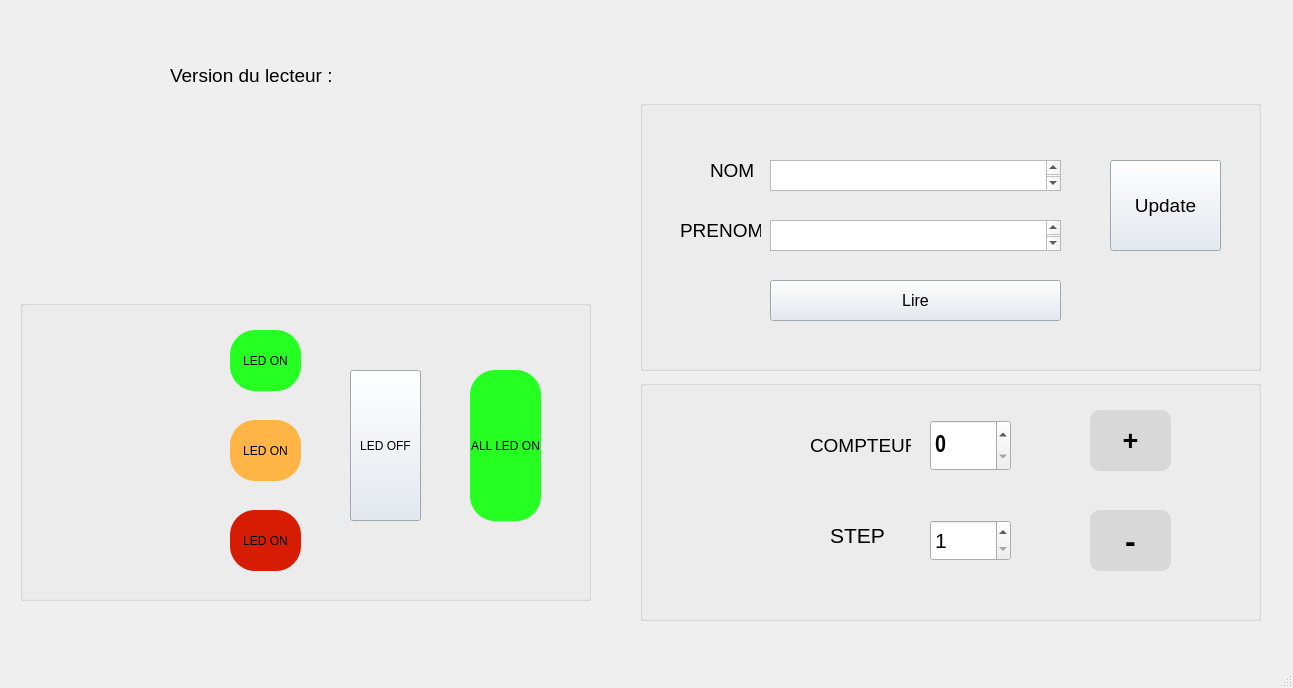
<?xml version="1.0" encoding="UTF-8"?>
<ui version="4.0">
 <class>MainWindow</class>
 <widget class="QMainWindow" name="MainWindow">
  <property name="geometry">
   <rect>
    <x>0</x>
    <y>0</y>
    <width>1293</width>
    <height>688</height>
   </rect>
  </property>
  <property name="windowTitle">
   <string>MainWindow</string>
  </property>
  <widget class="QWidget" name="centralwidget">
   <widget class="QPushButton" name="btn_connect">
    <property name="geometry">
     <rect>
      <x>170</x>
      <y>150</y>
      <width>181</width>
      <height>141</height>
     </rect>
    </property>
    <property name="styleSheet">
     <string notr="true">#btn_connect{
background-color: transparent;
border-image: url(:off.png);
background: none;
border: none;
background-repeat: none;
}</string>
    </property>
    <property name="text">
     <string/>
    </property>
   </widget>
   <widget class="QPushButton" name="btn_quitter">
    <property name="geometry">
     <rect>
      <x>1210</x>
      <y>20</y>
      <width>61</width>
      <height>51</height>
     </rect>
    </property>
    <property name="styleSheet">
     <string notr="true">#btn_quitter{
background-color: transparent;
border-image: url(:exit.png);
background: none;
border: none;
background-repeat: none;
}
</string>
    </property>
    <property name="text">
     <string/>
    </property>
   </widget>
   <widget class="QTextEdit" name="displayLastname">
    <property name="geometry">
     <rect>
      <x>770</x>
      <y>160</y>
      <width>291</width>
      <height>31</height>
     </rect>
    </property>
    <property name="font">
     <font>
      <family>Segoe UI</family>
      <pointsize>14</pointsize>
     </font>
    </property>
   </widget>
   <widget class="QTextEdit" name="displayName">
    <property name="geometry">
     <rect>
      <x>770</x>
      <y>220</y>
      <width>291</width>
      <height>31</height>
     </rect>
    </property>
    <property name="font">
     <font>
      <family>Segoe UI</family>
      <pointsize>14</pointsize>
     </font>
    </property>
   </widget>
   <widget class="QLabel" name="label_nom">
    <property name="geometry">
     <rect>
      <x>710</x>
      <y>160</y>
      <width>51</width>
      <height>21</height>
     </rect>
    </property>
    <property name="font">
     <font>
      <pointsize>14</pointsize>
     </font>
    </property>
    <property name="text">
     <string>NOM</string>
    </property>
   </widget>
   <widget class="QLabel" name="label_prenom">
    <property name="geometry">
     <rect>
      <x>680</x>
      <y>220</y>
      <width>81</width>
      <height>21</height>
     </rect>
    </property>
    <property name="font">
     <font>
      <pointsize>14</pointsize>
     </font>
    </property>
    <property name="text">
     <string>PRENOM</string>
    </property>
   </widget>
   <widget class="QPushButton" name="btn_buzzer">
    <property name="geometry">
     <rect>
      <x>60</x>
      <y>390</y>
      <width>131</width>
      <height>121</height>
     </rect>
    </property>
    <property name="styleSheet">
     <string notr="true">#btn_buzzer{
background-color: transparent;
border-image: url(:buzz.png);
background: none;
border: none;
background-repeat: none;
}

#btn_buzzer:pressed{
border-image: url(:buzz_press.png);
}</string>
    </property>
    <property name="text">
     <string/>
    </property>
   </widget>
   <widget class="QPushButton" name="btn_ledON">
    <property name="geometry">
     <rect>
      <x>230</x>
      <y>330</y>
      <width>71</width>
      <height>61</height>
     </rect>
    </property>
    <property name="palette">
     <palette>
      <active>
       <colorrole role="WindowText">
        <brush brushstyle="SolidPattern">
         <color alpha="255">
          <red>0</red>
          <green>0</green>
          <blue>0</blue>
         </color>
        </brush>
       </colorrole>
       <colorrole role="Button">
        <brush brushstyle="SolidPattern">
         <color alpha="255">
          <red>38</red>
          <green>255</green>
          <blue>34</blue>
         </color>
        </brush>
       </colorrole>
       <colorrole role="Midlight">
        <brush brushstyle="SolidPattern">
         <color alpha="255">
          <red>0</red>
          <green>255</green>
          <blue>0</blue>
         </color>
        </brush>
       </colorrole>
       <colorrole role="Dark">
        <brush brushstyle="SolidPattern">
         <color alpha="255">
          <red>145</red>
          <green>145</green>
          <blue>145</blue>
         </color>
        </brush>
       </colorrole>
       <colorrole role="Text">
        <brush brushstyle="SolidPattern">
         <color alpha="255">
          <red>0</red>
          <green>0</green>
          <blue>0</blue>
         </color>
        </brush>
       </colorrole>
       <colorrole role="ButtonText">
        <brush brushstyle="SolidPattern">
         <color alpha="255">
          <red>0</red>
          <green>0</green>
          <blue>0</blue>
         </color>
        </brush>
       </colorrole>
       <colorrole role="Base">
        <brush brushstyle="SolidPattern">
         <color alpha="255">
          <red>38</red>
          <green>255</green>
          <blue>34</blue>
         </color>
        </brush>
       </colorrole>
       <colorrole role="Window">
        <brush brushstyle="SolidPattern">
         <color alpha="255">
          <red>38</red>
          <green>255</green>
          <blue>34</blue>
         </color>
        </brush>
       </colorrole>
       <colorrole role="AlternateBase">
        <brush brushstyle="SolidPattern">
         <color alpha="255">
          <red>255</red>
          <green>255</green>
          <blue>255</blue>
         </color>
        </brush>
       </colorrole>
       <colorrole role="PlaceholderText">
        <brush brushstyle="SolidPattern">
         <color alpha="255">
          <red>0</red>
          <green>0</green>
          <blue>0</blue>
         </color>
        </brush>
       </colorrole>
      </active>
      <inactive>
       <colorrole role="WindowText">
        <brush brushstyle="SolidPattern">
         <color alpha="255">
          <red>0</red>
          <green>0</green>
          <blue>0</blue>
         </color>
        </brush>
       </colorrole>
       <colorrole role="Button">
        <brush brushstyle="SolidPattern">
         <color alpha="255">
          <red>38</red>
          <green>255</green>
          <blue>34</blue>
         </color>
        </brush>
       </colorrole>
       <colorrole role="Midlight">
        <brush brushstyle="SolidPattern">
         <color alpha="255">
          <red>0</red>
          <green>255</green>
          <blue>0</blue>
         </color>
        </brush>
       </colorrole>
       <colorrole role="Dark">
        <brush brushstyle="SolidPattern">
         <color alpha="255">
          <red>145</red>
          <green>145</green>
          <blue>145</blue>
         </color>
        </brush>
       </colorrole>
       <colorrole role="Text">
        <brush brushstyle="SolidPattern">
         <color alpha="255">
          <red>0</red>
          <green>0</green>
          <blue>0</blue>
         </color>
        </brush>
       </colorrole>
       <colorrole role="ButtonText">
        <brush brushstyle="SolidPattern">
         <color alpha="255">
          <red>0</red>
          <green>0</green>
          <blue>0</blue>
         </color>
        </brush>
       </colorrole>
       <colorrole role="Base">
        <brush brushstyle="SolidPattern">
         <color alpha="255">
          <red>38</red>
          <green>255</green>
          <blue>34</blue>
         </color>
        </brush>
       </colorrole>
       <colorrole role="Window">
        <brush brushstyle="SolidPattern">
         <color alpha="255">
          <red>38</red>
          <green>255</green>
          <blue>34</blue>
         </color>
        </brush>
       </colorrole>
       <colorrole role="AlternateBase">
        <brush brushstyle="SolidPattern">
         <color alpha="255">
          <red>255</red>
          <green>255</green>
          <blue>255</blue>
         </color>
        </brush>
       </colorrole>
       <colorrole role="PlaceholderText">
        <brush brushstyle="SolidPattern">
         <color alpha="255">
          <red>0</red>
          <green>0</green>
          <blue>0</blue>
         </color>
        </brush>
       </colorrole>
      </inactive>
      <disabled>
       <colorrole role="WindowText">
        <brush brushstyle="SolidPattern">
         <color alpha="255">
          <red>0</red>
          <green>0</green>
          <blue>0</blue>
         </color>
        </brush>
       </colorrole>
       <colorrole role="Button">
        <brush brushstyle="SolidPattern">
         <color alpha="255">
          <red>38</red>
          <green>255</green>
          <blue>34</blue>
         </color>
        </brush>
       </colorrole>
       <colorrole role="Midlight">
        <brush brushstyle="SolidPattern">
         <color alpha="255">
          <red>0</red>
          <green>255</green>
          <blue>0</blue>
         </color>
        </brush>
       </colorrole>
       <colorrole role="Dark">
        <brush brushstyle="SolidPattern">
         <color alpha="255">
          <red>145</red>
          <green>145</green>
          <blue>145</blue>
         </color>
        </brush>
       </colorrole>
       <colorrole role="Text">
        <brush brushstyle="SolidPattern">
         <color alpha="255">
          <red>0</red>
          <green>0</green>
          <blue>0</blue>
         </color>
        </brush>
       </colorrole>
       <colorrole role="ButtonText">
        <brush brushstyle="SolidPattern">
         <color alpha="255">
          <red>0</red>
          <green>0</green>
          <blue>0</blue>
         </color>
        </brush>
       </colorrole>
       <colorrole role="Base">
        <brush brushstyle="SolidPattern">
         <color alpha="255">
          <red>38</red>
          <green>255</green>
          <blue>34</blue>
         </color>
        </brush>
       </colorrole>
       <colorrole role="Window">
        <brush brushstyle="SolidPattern">
         <color alpha="255">
          <red>38</red>
          <green>255</green>
          <blue>34</blue>
         </color>
        </brush>
       </colorrole>
       <colorrole role="AlternateBase">
        <brush brushstyle="SolidPattern">
         <color alpha="255">
          <red>255</red>
          <green>255</green>
          <blue>255</blue>
         </color>
        </brush>
       </colorrole>
       <colorrole role="PlaceholderText">
        <brush brushstyle="SolidPattern">
         <color alpha="255">
          <red>0</red>
          <green>0</green>
          <blue>0</blue>
         </color>
        </brush>
       </colorrole>
      </disabled>
     </palette>
    </property>
    <property name="styleSheet">
     <string notr="true">QPushButton#btn_ledON{
color: rgb(0,0,0);
box-shadow: none;
background-color: rgb(38, 255, 34);
border-radius: 25px;
}

QPushButton#btn_ledON:pressed{
	background-color: rgb(18, 157, 18);
}</string>
    </property>
    <property name="text">
     <string>LED ON</string>
    </property>
   </widget>
   <widget class="QPushButton" name="btn_ledOFF">
    <property name="geometry">
     <rect>
      <x>350</x>
      <y>370</y>
      <width>71</width>
      <height>151</height>
     </rect>
    </property>
    <property name="styleSheet">
     <string notr="true">QPushButton#btn_ledOFF{
background-color: rgb(225, 233, 240);
color: rgb(0, 0, 0);
}

QPushButton#btn_ledOFF:pressed{
background-color: rgb(149, 149, 149);
color: rgb(0, 0, 0);
}</string>
    </property>
    <property name="text">
     <string>LED OFF</string>
    </property>
   </widget>
   <widget class="QPushButton" name="btn_ledONyellow">
    <property name="geometry">
     <rect>
      <x>230</x>
      <y>420</y>
      <width>71</width>
      <height>61</height>
     </rect>
    </property>
    <property name="palette">
     <palette>
      <active>
       <colorrole role="WindowText">
        <brush brushstyle="SolidPattern">
         <color alpha="255">
          <red>0</red>
          <green>0</green>
          <blue>0</blue>
         </color>
        </brush>
       </colorrole>
       <colorrole role="Button">
        <brush brushstyle="SolidPattern">
         <color alpha="255">
          <red>255</red>
          <green>180</green>
          <blue>70</blue>
         </color>
        </brush>
       </colorrole>
       <colorrole role="Text">
        <brush brushstyle="SolidPattern">
         <color alpha="255">
          <red>0</red>
          <green>0</green>
          <blue>0</blue>
         </color>
        </brush>
       </colorrole>
       <colorrole role="ButtonText">
        <brush brushstyle="SolidPattern">
         <color alpha="255">
          <red>0</red>
          <green>0</green>
          <blue>0</blue>
         </color>
        </brush>
       </colorrole>
       <colorrole role="Base">
        <brush brushstyle="SolidPattern">
         <color alpha="255">
          <red>255</red>
          <green>180</green>
          <blue>70</blue>
         </color>
        </brush>
       </colorrole>
       <colorrole role="Window">
        <brush brushstyle="SolidPattern">
         <color alpha="255">
          <red>255</red>
          <green>180</green>
          <blue>70</blue>
         </color>
        </brush>
       </colorrole>
       <colorrole role="PlaceholderText">
        <brush brushstyle="SolidPattern">
         <color alpha="255">
          <red>0</red>
          <green>0</green>
          <blue>0</blue>
         </color>
        </brush>
       </colorrole>
      </active>
      <inactive>
       <colorrole role="WindowText">
        <brush brushstyle="SolidPattern">
         <color alpha="255">
          <red>0</red>
          <green>0</green>
          <blue>0</blue>
         </color>
        </brush>
       </colorrole>
       <colorrole role="Button">
        <brush brushstyle="SolidPattern">
         <color alpha="255">
          <red>255</red>
          <green>180</green>
          <blue>70</blue>
         </color>
        </brush>
       </colorrole>
       <colorrole role="Text">
        <brush brushstyle="SolidPattern">
         <color alpha="255">
          <red>0</red>
          <green>0</green>
          <blue>0</blue>
         </color>
        </brush>
       </colorrole>
       <colorrole role="ButtonText">
        <brush brushstyle="SolidPattern">
         <color alpha="255">
          <red>0</red>
          <green>0</green>
          <blue>0</blue>
         </color>
        </brush>
       </colorrole>
       <colorrole role="Base">
        <brush brushstyle="SolidPattern">
         <color alpha="255">
          <red>255</red>
          <green>180</green>
          <blue>70</blue>
         </color>
        </brush>
       </colorrole>
       <colorrole role="Window">
        <brush brushstyle="SolidPattern">
         <color alpha="255">
          <red>255</red>
          <green>180</green>
          <blue>70</blue>
         </color>
        </brush>
       </colorrole>
       <colorrole role="PlaceholderText">
        <brush brushstyle="SolidPattern">
         <color alpha="255">
          <red>0</red>
          <green>0</green>
          <blue>0</blue>
         </color>
        </brush>
       </colorrole>
      </inactive>
      <disabled>
       <colorrole role="WindowText">
        <brush brushstyle="SolidPattern">
         <color alpha="255">
          <red>0</red>
          <green>0</green>
          <blue>0</blue>
         </color>
        </brush>
       </colorrole>
       <colorrole role="Button">
        <brush brushstyle="SolidPattern">
         <color alpha="255">
          <red>255</red>
          <green>180</green>
          <blue>70</blue>
         </color>
        </brush>
       </colorrole>
       <colorrole role="Text">
        <brush brushstyle="SolidPattern">
         <color alpha="255">
          <red>0</red>
          <green>0</green>
          <blue>0</blue>
         </color>
        </brush>
       </colorrole>
       <colorrole role="ButtonText">
        <brush brushstyle="SolidPattern">
         <color alpha="255">
          <red>0</red>
          <green>0</green>
          <blue>0</blue>
         </color>
        </brush>
       </colorrole>
       <colorrole role="Base">
        <brush brushstyle="SolidPattern">
         <color alpha="255">
          <red>255</red>
          <green>180</green>
          <blue>70</blue>
         </color>
        </brush>
       </colorrole>
       <colorrole role="Window">
        <brush brushstyle="SolidPattern">
         <color alpha="255">
          <red>255</red>
          <green>180</green>
          <blue>70</blue>
         </color>
        </brush>
       </colorrole>
       <colorrole role="PlaceholderText">
        <brush brushstyle="SolidPattern">
         <color alpha="255">
          <red>0</red>
          <green>0</green>
          <blue>0</blue>
         </color>
        </brush>
       </colorrole>
      </disabled>
     </palette>
    </property>
    <property name="styleSheet">
     <string notr="true">QPushButton#btn_ledONyellow{
color: rgb(0,0,0);
box-shadow: none;
background-color: rgb(255, 180, 70);
border-radius: 25px;
}

QPushButton#btn_ledONyellow:pressed{
	background-color: rgb(173, 138, 11);
}</string>
    </property>
    <property name="text">
     <string>LED ON</string>
    </property>
   </widget>
   <widget class="QPushButton" name="btn_ledONred">
    <property name="geometry">
     <rect>
      <x>230</x>
      <y>510</y>
      <width>71</width>
      <height>61</height>
     </rect>
    </property>
    <property name="palette">
     <palette>
      <active>
       <colorrole role="WindowText">
        <brush brushstyle="SolidPattern">
         <color alpha="255">
          <red>0</red>
          <green>0</green>
          <blue>0</blue>
         </color>
        </brush>
       </colorrole>
       <colorrole role="Button">
        <brush brushstyle="SolidPattern">
         <color alpha="255">
          <red>214</red>
          <green>29</green>
          <blue>4</blue>
         </color>
        </brush>
       </colorrole>
       <colorrole role="Text">
        <brush brushstyle="SolidPattern">
         <color alpha="255">
          <red>0</red>
          <green>0</green>
          <blue>0</blue>
         </color>
        </brush>
       </colorrole>
       <colorrole role="ButtonText">
        <brush brushstyle="SolidPattern">
         <color alpha="255">
          <red>0</red>
          <green>0</green>
          <blue>0</blue>
         </color>
        </brush>
       </colorrole>
       <colorrole role="Base">
        <brush brushstyle="SolidPattern">
         <color alpha="255">
          <red>214</red>
          <green>29</green>
          <blue>4</blue>
         </color>
        </brush>
       </colorrole>
       <colorrole role="Window">
        <brush brushstyle="SolidPattern">
         <color alpha="255">
          <red>214</red>
          <green>29</green>
          <blue>4</blue>
         </color>
        </brush>
       </colorrole>
       <colorrole role="PlaceholderText">
        <brush brushstyle="SolidPattern">
         <color alpha="255">
          <red>0</red>
          <green>0</green>
          <blue>0</blue>
         </color>
        </brush>
       </colorrole>
      </active>
      <inactive>
       <colorrole role="WindowText">
        <brush brushstyle="SolidPattern">
         <color alpha="255">
          <red>0</red>
          <green>0</green>
          <blue>0</blue>
         </color>
        </brush>
       </colorrole>
       <colorrole role="Button">
        <brush brushstyle="SolidPattern">
         <color alpha="255">
          <red>214</red>
          <green>29</green>
          <blue>4</blue>
         </color>
        </brush>
       </colorrole>
       <colorrole role="Text">
        <brush brushstyle="SolidPattern">
         <color alpha="255">
          <red>0</red>
          <green>0</green>
          <blue>0</blue>
         </color>
        </brush>
       </colorrole>
       <colorrole role="ButtonText">
        <brush brushstyle="SolidPattern">
         <color alpha="255">
          <red>0</red>
          <green>0</green>
          <blue>0</blue>
         </color>
        </brush>
       </colorrole>
       <colorrole role="Base">
        <brush brushstyle="SolidPattern">
         <color alpha="255">
          <red>214</red>
          <green>29</green>
          <blue>4</blue>
         </color>
        </brush>
       </colorrole>
       <colorrole role="Window">
        <brush brushstyle="SolidPattern">
         <color alpha="255">
          <red>214</red>
          <green>29</green>
          <blue>4</blue>
         </color>
        </brush>
       </colorrole>
       <colorrole role="PlaceholderText">
        <brush brushstyle="SolidPattern">
         <color alpha="255">
          <red>0</red>
          <green>0</green>
          <blue>0</blue>
         </color>
        </brush>
       </colorrole>
      </inactive>
      <disabled>
       <colorrole role="WindowText">
        <brush brushstyle="SolidPattern">
         <color alpha="255">
          <red>0</red>
          <green>0</green>
          <blue>0</blue>
         </color>
        </brush>
       </colorrole>
       <colorrole role="Button">
        <brush brushstyle="SolidPattern">
         <color alpha="255">
          <red>214</red>
          <green>29</green>
          <blue>4</blue>
         </color>
        </brush>
       </colorrole>
       <colorrole role="Text">
        <brush brushstyle="SolidPattern">
         <color alpha="255">
          <red>0</red>
          <green>0</green>
          <blue>0</blue>
         </color>
        </brush>
       </colorrole>
       <colorrole role="ButtonText">
        <brush brushstyle="SolidPattern">
         <color alpha="255">
          <red>0</red>
          <green>0</green>
          <blue>0</blue>
         </color>
        </brush>
       </colorrole>
       <colorrole role="Base">
        <brush brushstyle="SolidPattern">
         <color alpha="255">
          <red>214</red>
          <green>29</green>
          <blue>4</blue>
         </color>
        </brush>
       </colorrole>
       <colorrole role="Window">
        <brush brushstyle="SolidPattern">
         <color alpha="255">
          <red>214</red>
          <green>29</green>
          <blue>4</blue>
         </color>
        </brush>
       </colorrole>
       <colorrole role="PlaceholderText">
        <brush brushstyle="SolidPattern">
         <color alpha="255">
          <red>0</red>
          <green>0</green>
          <blue>0</blue>
         </color>
        </brush>
       </colorrole>
      </disabled>
     </palette>
    </property>
    <property name="styleSheet">
     <string notr="true">QPushButton#btn_ledONred{
color: rgb(0,0,0);
box-shadow: none;
border-radius: 25px;
background-color: rgb(214, 29, 4);
}
QPushButton#btn_ledONred:pressed{
	background-color: rgb(108, 0, 0);
}
</string>
    </property>
    <property name="text">
     <string>LED ON</string>
    </property>
   </widget>
   <widget class="QPushButton" name="btn_lire">
    <property name="geometry">
     <rect>
      <x>770</x>
      <y>280</y>
      <width>291</width>
      <height>41</height>
     </rect>
    </property>
    <property name="font">
     <font>
      <pointsize>12</pointsize>
     </font>
    </property>
    <property name="styleSheet">
     <string notr="true">QPushButton#btn_lire{
background-color: rgb(225, 233, 240);
color: rgb(0, 0, 0);
}

QPushButton#btn_lire:pressed{
	background-color: rgb(149, 149, 149);
color: rgb(0, 0, 0);
}</string>
    </property>
    <property name="text">
     <string>Lire</string>
    </property>
   </widget>
   <widget class="QPushButton" name="btn_ledONall">
    <property name="geometry">
     <rect>
      <x>470</x>
      <y>370</y>
      <width>71</width>
      <height>151</height>
     </rect>
    </property>
    <property name="styleSheet">
     <string notr="true">QPushButton#btn_ledONall{
color: rgb(0,0,0);
box-shadow: none;
background-color: rgb(38, 255, 34);
border-radius: 25px;
}

QPushButton#btn_ledONall:pressed{
	background-color: rgb(18, 157, 18);
}</string>
    </property>
    <property name="text">
     <string>ALL LED ON</string>
    </property>
   </widget>
   <widget class="QPushButton" name="btn_update">
    <property name="geometry">
     <rect>
      <x>1110</x>
      <y>160</y>
      <width>111</width>
      <height>91</height>
     </rect>
    </property>
    <property name="font">
     <font>
      <pointsize>14</pointsize>
     </font>
    </property>
    <property name="styleSheet">
     <string notr="true">background-color: rgb(225, 233, 240);
color: rgb(0, 0, 0);</string>
    </property>
    <property name="text">
     <string>Update</string>
    </property>
   </widget>
   <widget class="QSpinBox" name="compteur">
    <property name="geometry">
     <rect>
      <x>930</x>
      <y>420</y>
      <width>81</width>
      <height>51</height>
     </rect>
    </property>
    <property name="font">
     <font>
      <family>Arial Narrow</family>
      <pointsize>18</pointsize>
      <bold>true</bold>
     </font>
    </property>
   </widget>
   <widget class="QLabel" name="compteur_label">
    <property name="geometry">
     <rect>
      <x>810</x>
      <y>430</y>
      <width>101</width>
      <height>31</height>
     </rect>
    </property>
    <property name="font">
     <font>
      <pointsize>14</pointsize>
     </font>
    </property>
    <property name="text">
     <string>COMPTEUR</string>
    </property>
   </widget>
   <widget class="QLabel" name="label_step">
    <property name="geometry">
     <rect>
      <x>830</x>
      <y>520</y>
      <width>81</width>
      <height>31</height>
     </rect>
    </property>
    <property name="font">
     <font>
      <pointsize>16</pointsize>
     </font>
    </property>
    <property name="text">
     <string>STEP </string>
    </property>
   </widget>
   <widget class="QSpinBox" name="spinBox_Step">
    <property name="geometry">
     <rect>
      <x>930</x>
      <y>520</y>
      <width>81</width>
      <height>41</height>
     </rect>
    </property>
    <property name="font">
     <font>
      <pointsize>16</pointsize>
      <bold>false</bold>
     </font>
    </property>
    <property name="minimum">
     <number>1</number>
    </property>
   </widget>
   <widget class="QLabel" name="label_version">
    <property name="geometry">
     <rect>
      <x>180</x>
      <y>100</y>
      <width>161</width>
      <height>31</height>
     </rect>
    </property>
    <property name="font">
     <font>
      <pointsize>14</pointsize>
     </font>
    </property>
    <property name="text">
     <string/>
    </property>
   </widget>
   <widget class="QLabel" name="versiondulecteur">
    <property name="geometry">
     <rect>
      <x>170</x>
      <y>60</y>
      <width>171</width>
      <height>31</height>
     </rect>
    </property>
    <property name="font">
     <font>
      <pointsize>14</pointsize>
     </font>
    </property>
    <property name="text">
     <string>Version du lecteur : </string>
    </property>
   </widget>
   <widget class="QLabel" name="error">
    <property name="geometry">
     <rect>
      <x>780</x>
      <y>110</y>
      <width>261</width>
      <height>31</height>
     </rect>
    </property>
    <property name="font">
     <font>
      <pointsize>12</pointsize>
     </font>
    </property>
    <property name="text">
     <string/>
    </property>
   </widget>
   <widget class="QPushButton" name="increment_btn">
    <property name="geometry">
     <rect>
      <x>1090</x>
      <y>410</y>
      <width>81</width>
      <height>61</height>
     </rect>
    </property>
    <property name="font">
     <font>
      <pointsize>20</pointsize>
      <italic>false</italic>
      <bold>true</bold>
     </font>
    </property>
    <property name="styleSheet">
     <string notr="true">QPushButton#increment_btn {
	background-color: rgb(216, 216, 216);
	border-width: 3px;
     border-radius: 10px;
     border-color: beige;
     padding: 4px;
	color: rgb(0, 0, 0);
}

QPushButton#increment_btn:pressed{
	background-color: rgb(100, 100, 100);

}</string>
    </property>
    <property name="text">
     <string>+</string>
    </property>
   </widget>
   <widget class="QPushButton" name="decrement_btn">
    <property name="geometry">
     <rect>
      <x>1090</x>
      <y>510</y>
      <width>81</width>
      <height>61</height>
     </rect>
    </property>
    <property name="font">
     <font>
      <pointsize>24</pointsize>
      <bold>true</bold>
     </font>
    </property>
    <property name="styleSheet">
     <string notr="true">QPushButton#decrement_btn {
	background-color: rgb(216, 216, 216);
	border-width: 3px;
     border-radius: 10px;
     border-color: beige;
     padding: 4px;
	color: rgb(0, 0, 0);
}

QPushButton#decrement_btn:pressed{
	background-color: rgb(100, 100, 100);

}</string>
    </property>
    <property name="text">
     <string>-</string>
    </property>
   </widget>
   <widget class="QGroupBox" name="gridGroupBox">
    <property name="geometry">
     <rect>
      <x>640</x>
      <y>100</y>
      <width>621</width>
      <height>271</height>
     </rect>
    </property>
    <layout class="QGridLayout" name="gridLayout"/>
   </widget>
   <widget class="QGroupBox" name="gridGroupBox">
    <property name="geometry">
     <rect>
      <x>640</x>
      <y>380</y>
      <width>621</width>
      <height>241</height>
     </rect>
    </property>
    <layout class="QGridLayout" name="gridLayout_2"/>
   </widget>
   <widget class="QGroupBox" name="gridGroupBox">
    <property name="geometry">
     <rect>
      <x>20</x>
      <y>300</y>
      <width>571</width>
      <height>301</height>
     </rect>
    </property>
    <layout class="QGridLayout" name="gridLayout_3"/>
   </widget>
   <zorder>gridGroupBox</zorder>
   <zorder>gridGroupBox</zorder>
   <zorder>gridGroupBox</zorder>
   <zorder>btn_connect</zorder>
   <zorder>btn_quitter</zorder>
   <zorder>displayLastname</zorder>
   <zorder>displayName</zorder>
   <zorder>label_nom</zorder>
   <zorder>label_prenom</zorder>
   <zorder>btn_buzzer</zorder>
   <zorder>btn_ledON</zorder>
   <zorder>btn_ledOFF</zorder>
   <zorder>btn_ledONyellow</zorder>
   <zorder>btn_ledONred</zorder>
   <zorder>btn_lire</zorder>
   <zorder>btn_ledONall</zorder>
   <zorder>btn_update</zorder>
   <zorder>compteur</zorder>
   <zorder>compteur_label</zorder>
   <zorder>label_step</zorder>
   <zorder>spinBox_Step</zorder>
   <zorder>label_version</zorder>
   <zorder>versiondulecteur</zorder>
   <zorder>error</zorder>
   <zorder>increment_btn</zorder>
   <zorder>decrement_btn</zorder>
  </widget>
  <widget class="QMenuBar" name="menubar">
   <property name="geometry">
    <rect>
     <x>0</x>
     <y>0</y>
     <width>1293</width>
     <height>21</height>
    </rect>
   </property>
  </widget>
  <widget class="QStatusBar" name="statusbar"/>
 </widget>
 <resources/>
 <connections/>
</ui>
